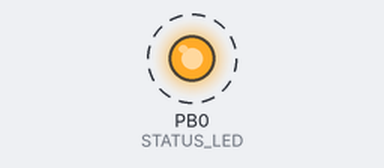
Simulated run of this program. Board: ATmega8, built with avr-gcc and emulated at 4 MHz (the files do not name the chip). Parts: output pins drawn as LEDs (lit = HIGH). Dashed ring = blinking. What the program prints to the serial monitor is not drawn.

Above: at 0.3 s.
Timing chart, 0 to 3.0 s (numbered marks = the images above):
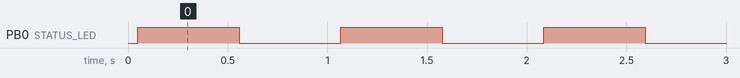

The program:

main.c
```c
#include "config.h"

#include <avr/io.h>
#include <avr/interrupt.h>
#include <util/delay.h>
#include <stdio.h>
#include <string.h>
#include <stdlib.h>

#include "uart.h"

uint16_t cap_sense;

#define STATUS_PORT PORTB
#define STATUS_DDR  DDRB
#define STATUS_LED  (1<<PB0)


volatile uint16_t cnt;


int main()
{
	USART_init();

  STATUS_DDR |= STATUS_LED;

  // print welcome
  USART_writeln( "100 AVR Testing 0.1.1 (c) 2013 Matthias Hannig" );

	for(;;) {
    STATUS_PORT ^= STATUS_LED;
    _delay_ms(500);

    USART_writeln( "Hi there!");
	}
}
```

uart.c
```c
#include "uart.h"

#include <avr/io.h>
#include <avr/interrupt.h>
#include <util/delay.h>
#include <stdio.h>
#include <string.h>
#include <stdlib.h>

volatile uint8_t uart_string_ready = 0;
volatile uint8_t uart_string_length = 0;
volatile char    uart_string_buffer[UART_BUFFER_SIZE] = "";

/**
 * UART receive interrupt
 */
ISR( USART_RXC_vect )
{
    static uint8_t count;
    unsigned char c = UDR;

    if( uart_string_ready == 0 ) {
		if( c == '\r' ) {
			// discard char
		}
        else if( c != '\n' &&
            count < UART_BUFFER_SIZE - 1 ) {
            // append char to string
            uart_string_buffer[count] = c;
            count++;
        }
        else {
            // terminate string
            uart_string_buffer[count] = '\0';
            uart_string_length = count;
            count = 0;
            uart_string_ready = 1;
        }
    }

// echo back
#if UART_ECHO == 1
    UDR = c;
#endif

}


void USART_transmit( unsigned char data )
{

    /* Wait for empty transmit buffer */
    while ( !( UCSRA & (1<<UDRE)) ) {
        // do_nothing() tm
    };

    /* Put data into buffer, sends the data */
    UDR = data;
}

void USART_puts( char *s )
{
    while (*s)
    {
        USART_transmit(*s);
        s++;
    }
}

void USART_writeln( char *s )
{
    USART_puts( s );
    USART_transmit( '\n' );
    USART_transmit( '\r' );
}

void USART_init()
{

    /* Set baud rate */
    UBRRH = (unsigned char)(UBRR_VAL>>8);
    UBRRL = (unsigned char)(UBRR_VAL & 0xff);

    UCSRC=(1<<URSEL)|(0<<UMSEL)|(0<<UPM1)|(0<<UPM0)|
        (0<<USBS)|(0<<UCSZ2)|(1<<UCSZ1)|(1<<UCSZ0);

    /* Enable receiver and transmitter */
    // UCSRC = (1<<URSEL)|(1<<UCSZ1)|(1<<UCSZ0);
    UCSRB |= (1<<RXEN)|(1<<TXEN)|(1<<RXCIE);

    /* Set frame format: 8data, 2stop bit
     * and use interrupts for receiving data
     */
    // UCSRC = (1<<URSEL)|(1<<USBS)|(3<<UCSZ0)
    // UCSRC = (1<<URSEL)|(1<<UCSZ1)|(1<<UCSZ0);
}

char* USART_has_data()
{
	if( uart_string_ready == 1 ) {
		uart_string_ready = 0;
		return (char*)uart_string_buffer;
	}

	return NULL;
}
```

uart.h
```c
#ifndef UART_H
#define UART_H

#include "config.h"

#include <inttypes.h>

#define BAUD 9600UL

// calculate baud
#define UBRR_VAL ((F_CPU+BAUD*8)/(BAUD*16)-1)
#define BAUD_REAL (F_CPU/(16*(UBRR_VAL+1)))
#define BAUD_ERROR ((BAUD_REAL*1000)/BAUD)


#if ((BAUD_ERROR<990) || (BAUD_ERROR>1010))
#error Error in baudrate > 0.1
#endif

#define UART_BUFFER_SIZE 80

#define UART_ECHO 0

// Functions
void USART_init();
void USART_transmit( unsigned char data );
void USART_puts( char*s );
void USART_writeln( char* s );

char* USART_has_data();

#endif
```

config.h
```c
#ifndef F_CPU
// #define F_CPU 16000000UL
#define F_CPU 4000000UL
#endif

// Max7219
```

Measured:
- by itself, PB0 (STATUS_LED): alternates HIGH for 0.51 s and LOW for 0.51 s
